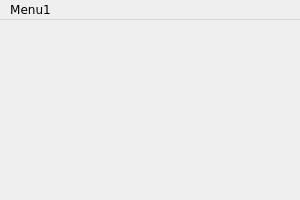
<ui version="4.0" >
 <class>Window</class>
 <widget class="QMainWindow" name="Window" >
  <property name="geometry" >
   <rect>
    <x>0</x>
    <y>0</y>
    <width>300</width>
    <height>200</height>
   </rect>
  </property>
  <property name="font" >
   <font>
    <family>Verdana</family>
   </font>
  </property>
  <property name="windowTitle" >
   <string>Właściwości elementów menu</string>
  </property>
  <widget class="QWidget" name="centralwidget" />
  <widget class="QMenuBar" name="menubar" >
   <property name="geometry" >
    <rect>
     <x>0</x>
     <y>0</y>
     <width>300</width>
     <height>23</height>
    </rect>
   </property>
   <widget class="QMenu" name="menuMenu1" >
    <property name="title" >
     <string>Menu1</string>
    </property>
    <addaction name="actionMenu11" />
    <addaction name="actionMenu12" />
    <addaction name="actionMenu13" />
   </widget>
   <addaction name="menuMenu1" />
  </widget>
  <widget class="QStatusBar" name="statusbar" >
   <property name="sizeGripEnabled" >
    <bool>false</bool>
   </property>
  </widget>
  <action name="actionMenu11" >
   <property name="checkable" >
    <bool>true</bool>
   </property>
   <property name="text" >
    <string>menu11</string>
   </property>
  </action>
  <action name="actionMenu12" >
   <property name="enabled" >
    <bool>false</bool>
   </property>
   <property name="text" >
    <string>Menu12</string>
   </property>
  </action>
  <action name="actionMenu13" >
   <property name="text" >
    <string>Menu13</string>
   </property>
   <property name="visible" >
    <bool>false</bool>
   </property>
  </action>
 </widget>
 <resources/>
 <connections>
  <connection>
   <sender>actionMenu11</sender>
   <signal>toggled(bool)</signal>
   <receiver>actionMenu13</receiver>
   <slot>setVisible(bool)</slot>
   <hints>
    <hint type="sourcelabel" >
     <x>-1</x>
     <y>-1</y>
    </hint>
    <hint type="destinationlabel" >
     <x>-1</x>
     <y>-1</y>
    </hint>
   </hints>
  </connection>
  <connection>
   <sender>actionMenu13</sender>
   <signal>triggered()</signal>
   <receiver>actionMenu11</receiver>
   <slot>toggle()</slot>
   <hints>
    <hint type="sourcelabel" >
     <x>-1</x>
     <y>-1</y>
    </hint>
    <hint type="destinationlabel" >
     <x>-1</x>
     <y>-1</y>
    </hint>
   </hints>
  </connection>
 </connections>
</ui>
